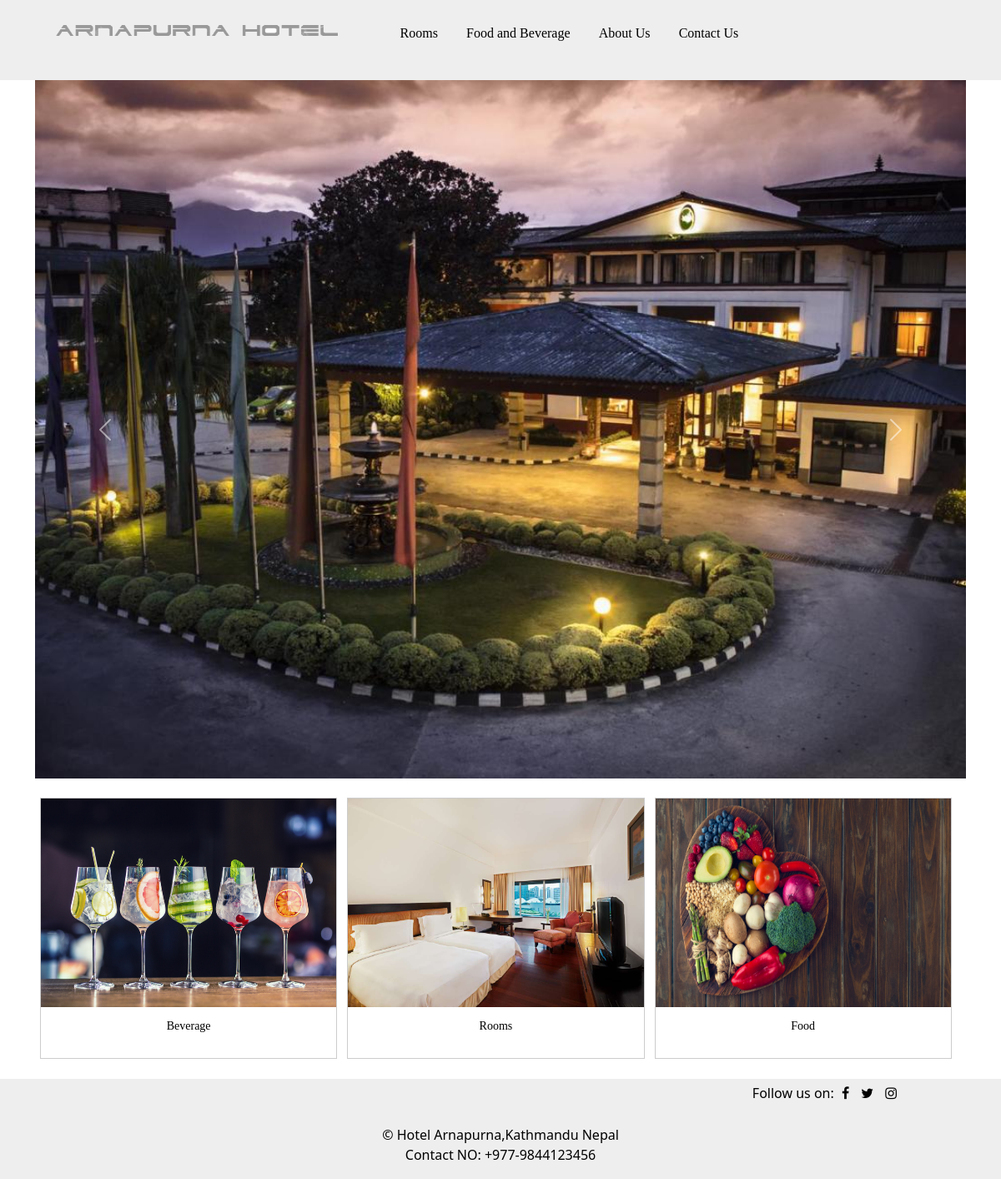
The page / on the database its author committed.
### Room/models.py (models this page shows, shortened)
class HomeImage(models.Model):
    caption = models.CharField(max_length=50)
    description = models.CharField(max_length=200)
    image = models.FileField(upload_to='db.sqlite3', blank = True)

### Room/views.py (the view)
# urls.py: 2. Add a URL to urlpatterns:  path('', views.home, name='home')
def home(request):
    pics = HomeImage.objects.all()
    return render(request,'room/home.html',{"pics":pics})

### Room/templates/room/home.html (shortened to what this page needs)
{% extends "room/base.html" %}
{% block content %}
{% load static %}
      <div class="slider">
         <div id="carouselExampleControls" class="carousel slide" data-bs-ride="carousel">
         <div class="carousel-inner">
            <div class="carousel-item active">
                     <img src="{% static "media/1.jpg" %}" class="d-block w-100" alt="none">
            </div>
               </div>
                  <button class="carousel-control-prev" type="button" data-bs-target="#carouselExampleControls" data-bs-slide="prev">
                  <span class="carousel-control-prev-icon" aria-hidden="true"></span>
               </button>
               <button class="carousel-control-next" type="button" data-bs-target="#carouselExampleControls" data-bs-slide="next">
                  <span class="carousel-control-next-icon" aria-hidden="true"></span>
               </button>
         </div>
      </div>
    {% for x in pics %}
   <div class="Photos">
      <div class="Gallery">
         <a href="#"><img class="sec-img" src="{{x.image.url}}"  width="300" height="250"></a>
         <p class="cap">{{x.caption}}</p>
      </div>
   </div>
   {% endfor %}
{% endblock content %}

### Room/static/blog/main.css (style rules this page uses)
* { margin: 0px; padding: 0px; box-sizing: border-box; }
.Gallery { border: 1px solid #ccc; }
.Gallery img { width: 100%; }
.Photos { padding: 1px 6px; float: left; width: 33%; margin-bottom: 2%; }
.cap { padding: 12px; text-align: center; color: black; font-family: cursive; font-size: 14px; }
body { background-color: white; }
.Photos { margin-top:2% ; }

### rows shown on the page
HomeImage: image (picture), caption "Beverage"
HomeImage: image (picture), caption "Rooms"
HomeImage: image (picture), caption "Food"
